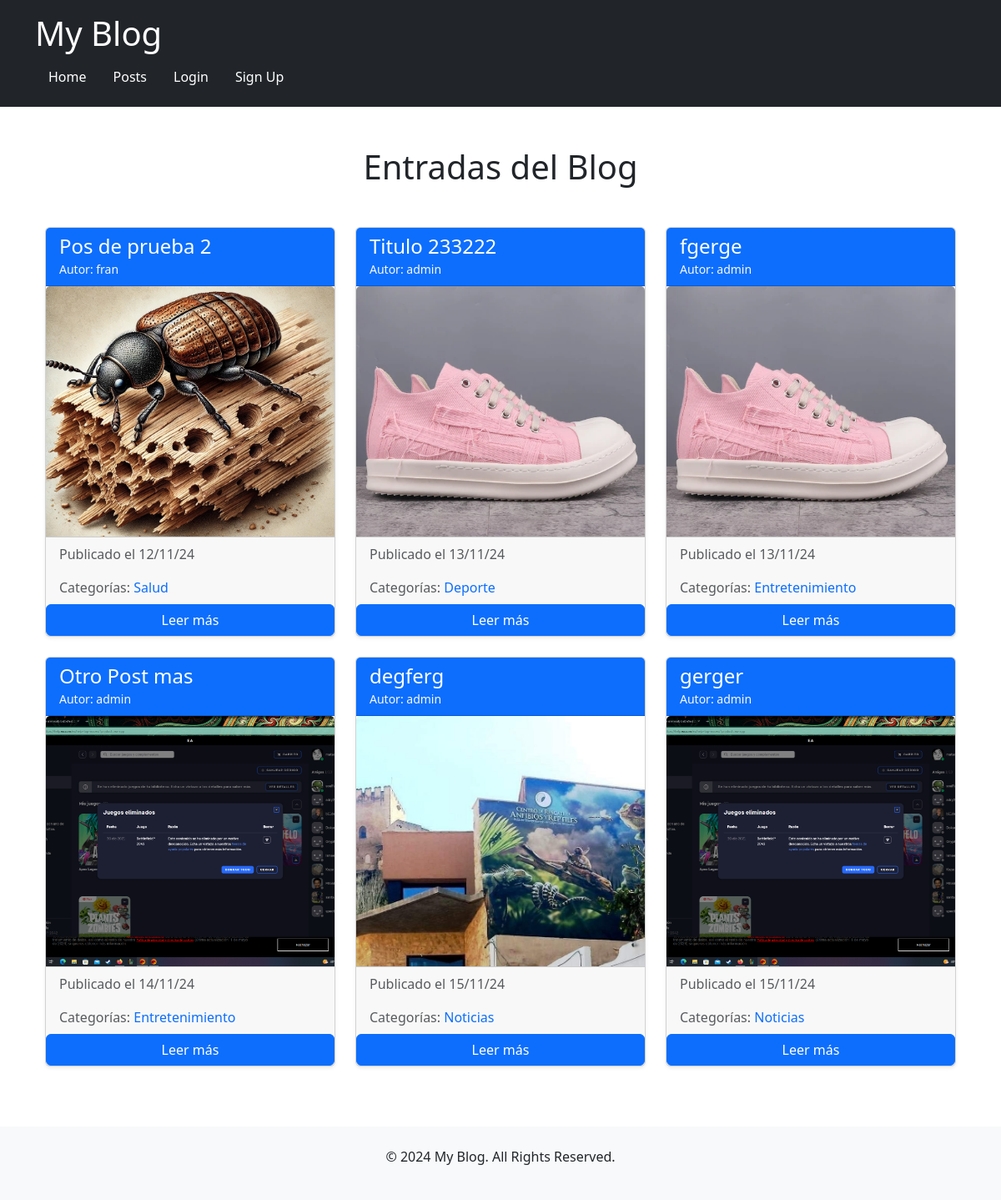
The page /blog/ on the database as committed earlier.
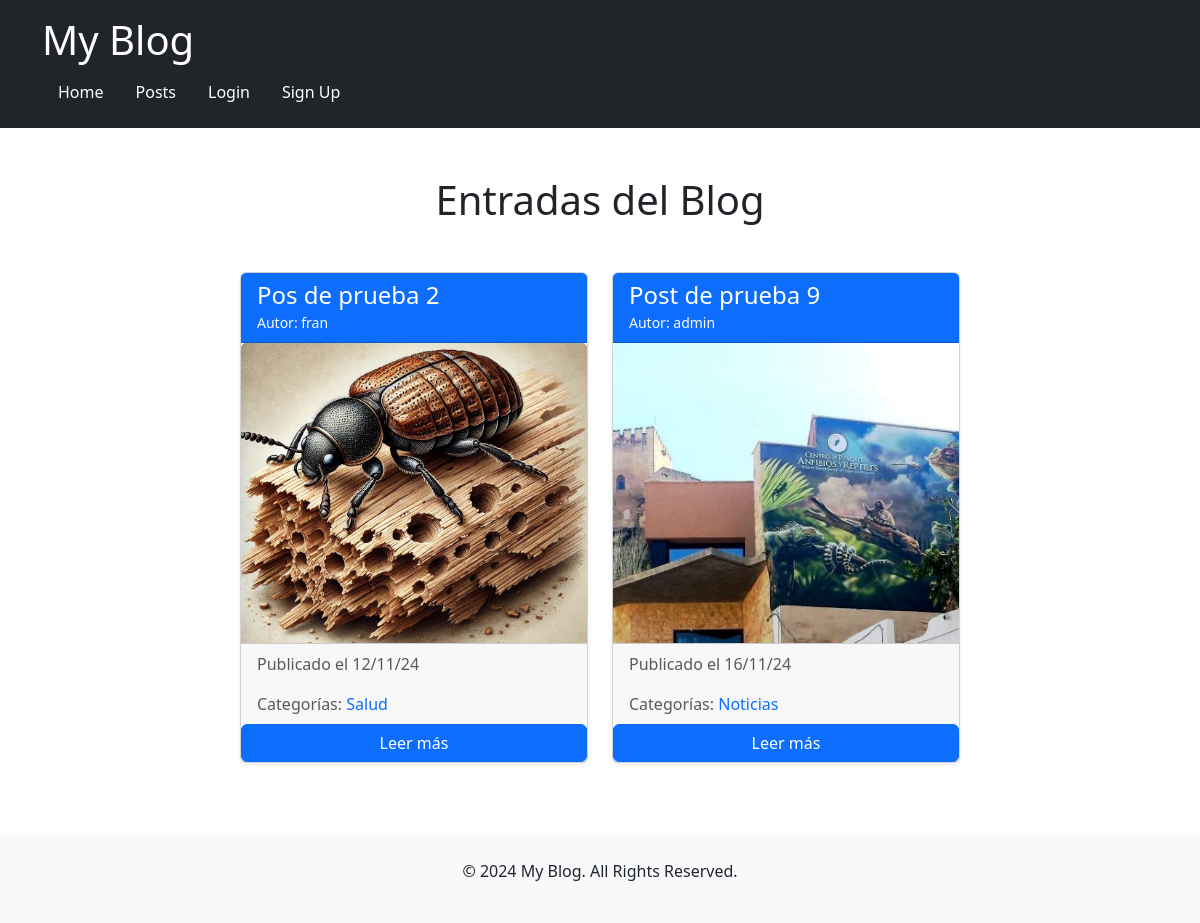
The same page on the database as committed later.
### blog/models.py (models this page shows, shortened)
class Post(models.Model):
    titulo = models.CharField(max_length=50)
    contenido = models.TextField(max_length=500)
    imagen = models.ImageField(upload_to="blog", null=True, blank=True)
    autor = models.ForeignKey(User, on_delete=models.CASCADE)
    categorias = models.ManyToManyField(Categoria)
    created = models.DateTimeField(auto_now_add=True)
    updated = models.DateTimeField(auto_now=True)
    class Meta:
        verbose_name = 'Post'
        verbose_name_plural = 'Posts'

class Categoria(models.Model):
    nombre = models.CharField(max_length=50)
    created = models.DateTimeField(auto_now_add=True)
    updated = models.DateTimeField(auto_now=True)
    class Meta:
        verbose_name = 'Categoría'
        verbose_name_plural = 'Categorías'

### blog/views.py (the view)
# urls.py: 2. Add a URL to urlpatterns:  path('blog/', include('blog.urls'))
def blog(request):
    posts = Post.objects.all()
    return render(request, 'blog/blog.html', {'posts': posts})

### blog/templates/blog/blog.html (shortened to what this page needs)
{% extends "base.html" %}
{% load static %}
{% block content %}
<div class="container my-5">
    <h1 class="text-center mb-5">Entradas del Blog</h1>
    <div class="row justify-content-center">
        {% for post in posts %}
        <div class="col-md-4">
            <div class="card mb-4 shadow-sm">
                <div class="card-header bg-primary text-white">
                    <h4 class="card-title mb-0">{{post.titulo}}</h4>
                    <small class="text-light">Autor: {{post.autor}}</small>
                </div>
                {% if post.imagen %}
                <img src="{{post.imagen.url}}" class="card-img-top"
                    style="object-fit: cover; width: 100%; height: 300px;" alt="Imagen de {{post.titulo}}">
                {% endif %}
                <div class="card-footer text-muted">
                    <p>Publicado el {{post.created|date:"d/m/y"}}</p>
                    <span>Categorías:</span>
                    <span class="ml-2">
                        {% for categoria in post.categorias.all %}
                        <span class="text-primary">{{ categoria.nombre }}</span>
                        {% endfor %}
                    </span>
                </div>
                <a class="btn btn-primary" href="{% url 'Post' %}?post_id={{post.id}}">Leer más</a>
            </div>
        </div>
        {% endfor %}
    </div>
</div>
{% endblock %}

Rows that differ between the two databases and show on the page:
removed Post: titulo "Titulo 233222", autor "admin", imagen (picture), created "13/11/24"
no longer on this page (row unchanged): Categoria: nombre "Deporte", shown under "Titulo 233222"
removed Post: titulo "fgerge", autor "admin", imagen (picture), created "13/11/24"
no longer on this page (row unchanged): Categoria: nombre "Entretenimiento"
removed Post: titulo "Otro Post mas", autor "admin", imagen (picture), created "14/11/24"
removed Post: titulo "degferg", autor "admin", imagen (picture), created "15/11/24", Categoria (nombre "Noticias")
removed Post: titulo "gerger", autor "admin", imagen (picture), created "15/11/24", Categoria (nombre "Noticias")
added Post: titulo "Post de prueba 9", autor "admin", imagen (picture), created "16/11/24", Categoria (nombre "Noticias")
